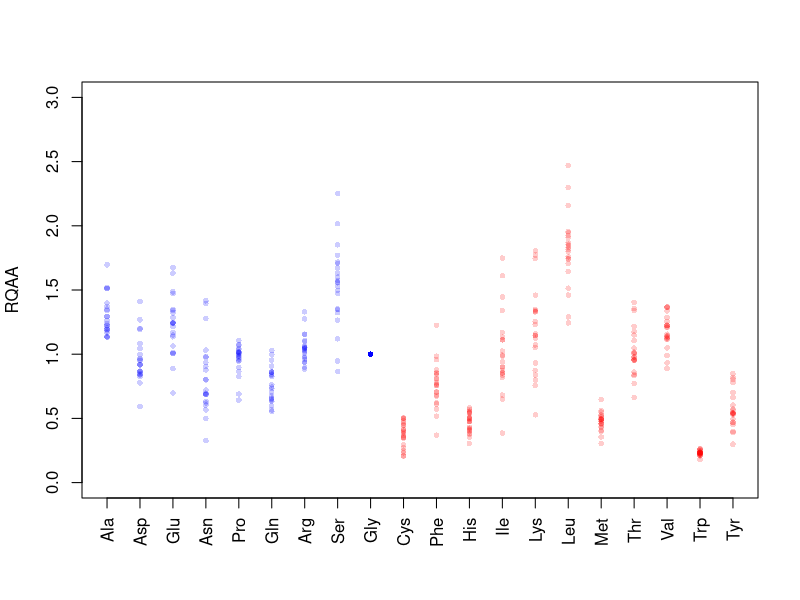

The R script that drew this image:
library(scales)

setwd("<specify_here_the_path_where_you_put_dataFigure3.csv>")

df<-read.csv("dataFigure3.csv")

plot.aminodist <- function(x,labels,color,df,size,alpha) 
{
  n <- length(colnames(df))
  y <- df[,1]
  plot(x,y,pch=16,cex=size,xaxt='n',xlab="", ylab="RQAA",col=alpha(color,alpha), ylim=c(0,3))
  axis(1,at=x,labels=labels,las=2)
  apply(df[,2:n],MARGIN=2,FUN=function(y) {points(x,y,pch=16,cex=size,col=alpha(color,alpha))})
}
plot.aminodist(df[,1],df[,2],c(rep('blue',9),rep('red',11)),df[,-(1:2)],0.75,0.2)
